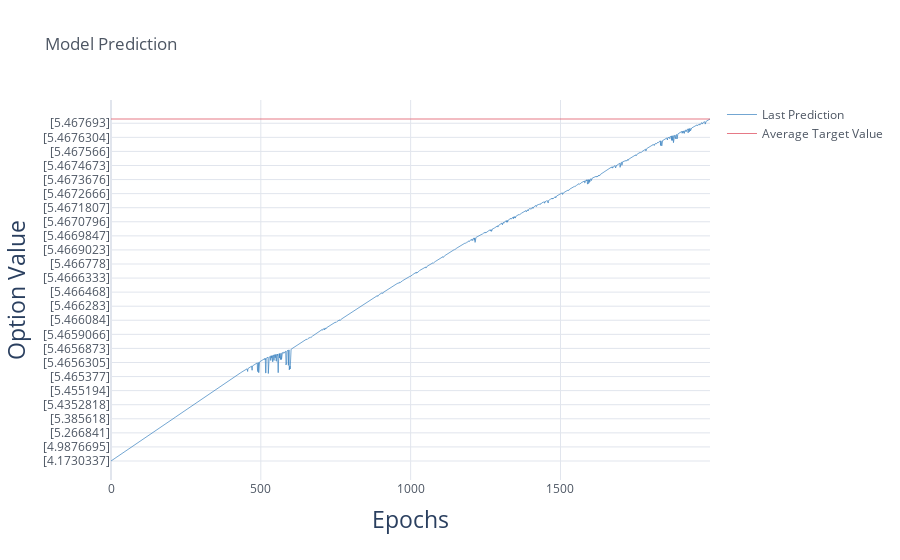

Notebook cell for this chart:
### Code cell
# Create a DataFrame for plotting
plot_df = performance[['Last Prediction']].copy()

# Add a column for the Average Target Value
plot_df['Average Target Value'] = np.mean(y_train2)

# Plot using Cufflinks
plot_df.iplot(kind='line', 
              title='Model Prediction', 
              xTitle='Epochs', 
              yTitle='Option Value',
              theme='white',
              colors=['blue', 'red'],
              size=25,
              legend=True,
              width=0.7,
              titlefont=dict(size=23))

# Note: Cufflinks automatically uses the DataFrame index as the x-axis. Ensure your DataFrame is structured accordingly.

### Figure 1 — Plotly figure (JSON) as saved in the notebook; plotly's stock layout.template omitted (floating-point values rounded to 4 significant figures; data arrays with more than 128 entries replaced by an {"elided": "..."} marker saying what was removed)
{"data": [{"line": {"color": "rgba(55, 128, 191, 1.0)", "dash": "solid", "shape": "linear", "width": 0.7}, "mode": "lines", "name": "Last Prediction", "text": "", "type": "scatter", "x": {"elided": "2000 int values"}, "y": {"elided": "2000 str values"}}, {"line": {"color": "rgba(219, 64, 82, 1.0)", "dash": "solid", "shape": "linear", "width": 0.7}, "mode": "lines", "name": "Average Target Value", "text": "", "type": "scatter", "x": {"elided": "2000 int values"}, "y": {"elided": "2000 float values"}}], "layout": {"legend": {"bgcolor": "#FFFFFF", "font": {"color": "#4D5663"}}, "paper_bgcolor": "#FFFFFF", "plot_bgcolor": "#FFFFFF", "showlegend": true, "title": {"font": {"color": "#4D5663"}, "text": "Model Prediction"}, "xaxis": {"gridcolor": "#E1E5ED", "showgrid": true, "tickfont": {"color": "#4D5663"}, "title": {"font": {"size": 23}, "text": "Epochs"}, "zerolinecolor": "#E1E5ED"}, "yaxis": {"gridcolor": "#E1E5ED", "showgrid": true, "tickfont": {"color": "#4D5663"}, "title": {"font": {"size": 23}, "text": "Option Value"}, "zerolinecolor": "#E1E5ED"}}}
